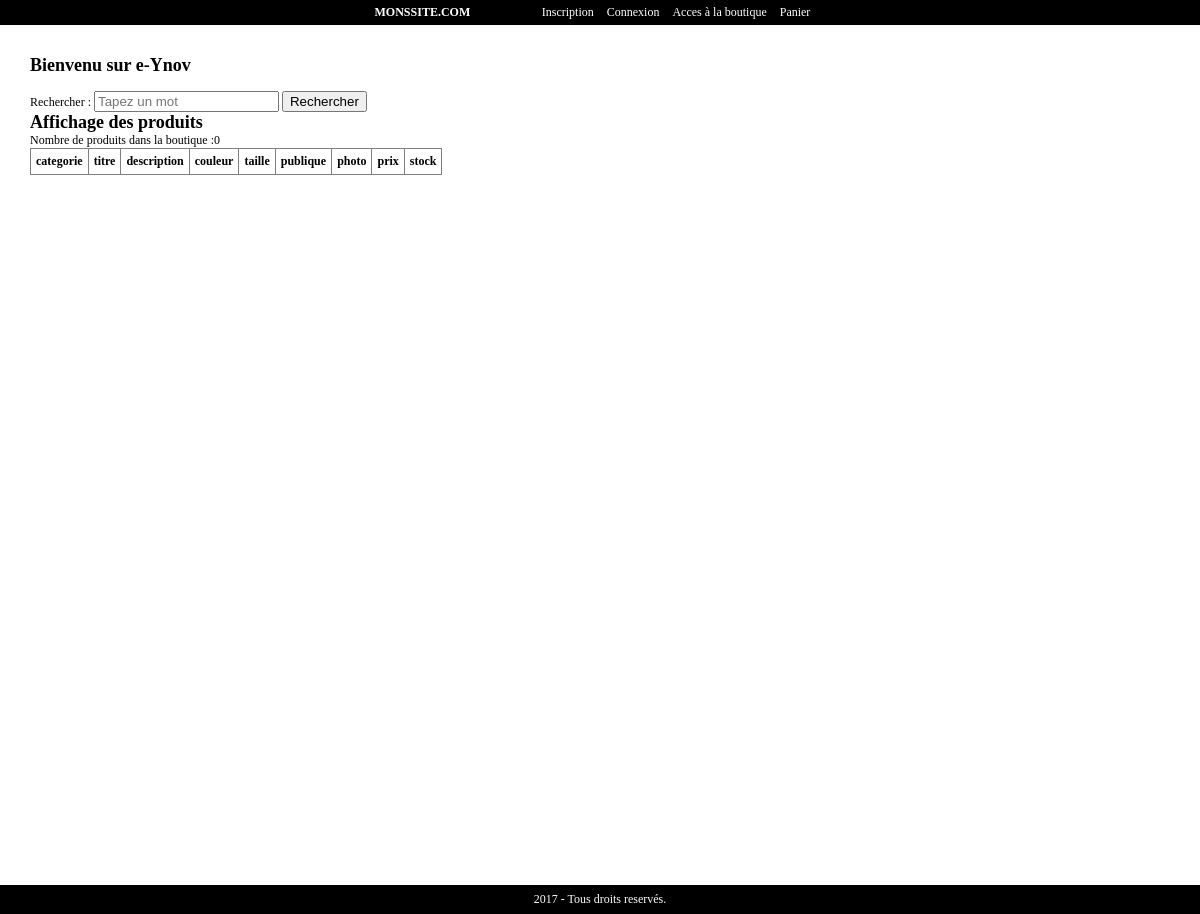
Before: /site/boutique.php with the older database file.
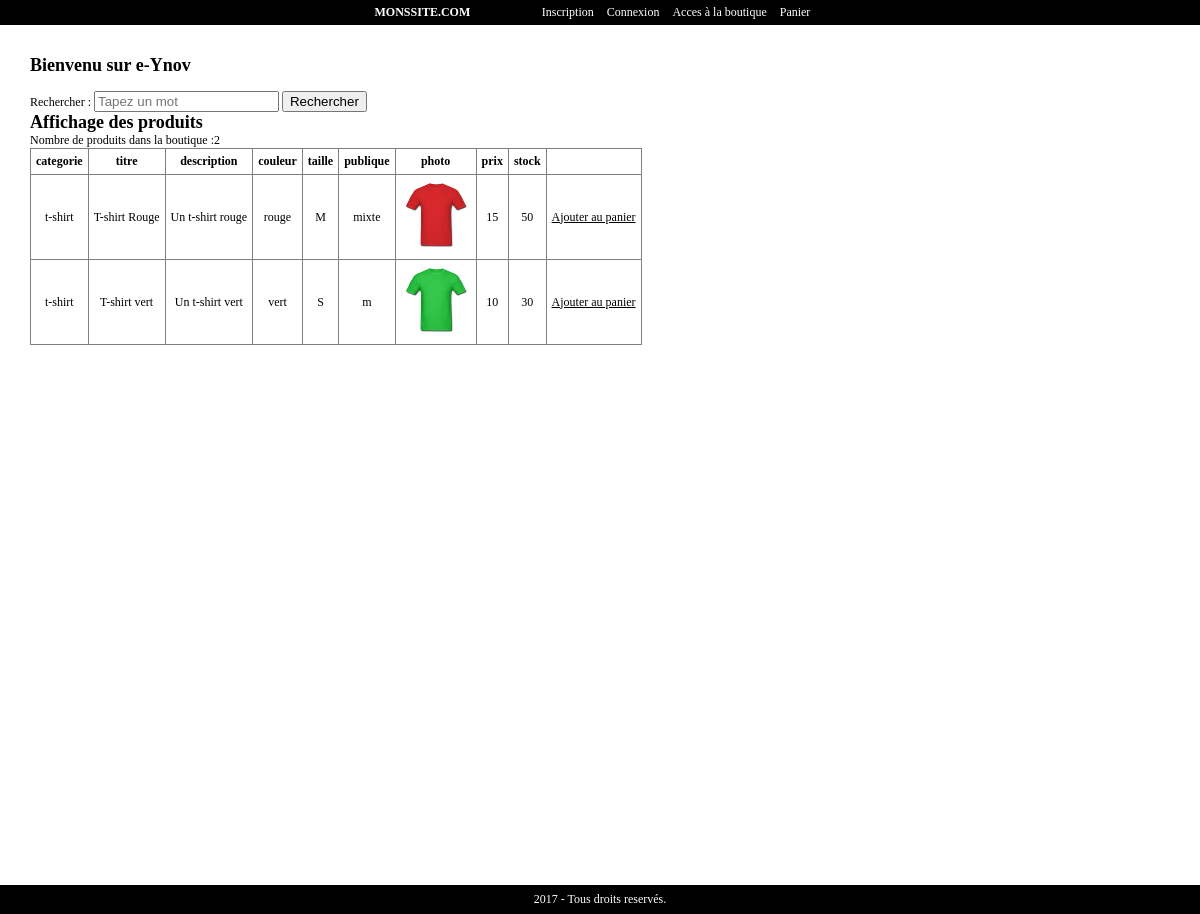
After: the same page with the newer database file.
### tables this page shows
CREATE TABLE `produit` (
  `id_produit` int(3) NOT NULL,
  `reference` varchar(20) NOT NULL,
  `categorie` varchar(20) NOT NULL,
  `titre` varchar(100) NOT NULL,
  `description` text NOT NULL,
  `couleur` varchar(20) NOT NULL,
  `taille` varchar(5) NOT NULL,
  `publique` enum('m','f','mixte') NOT NULL,
  `photo` varchar(250) NOT NULL,
  `prix` int(3) NOT NULL,
  `stock` int(3) NOT NULL
);

### site/inc/fonction.inc.php (called while the page is built, shortened)
<?php
function executeRequete($req)
{
    global $mysqli;
    $resultat = $mysqli -> query($req);
    return $resultat;
}
function internauteEstConnecte() {
    if (!isset($_SESSION['membre'])) {
        return false;
    } else {
        return true;
    }
}

### site/inc/init.inc.php (called while the page is built, shortened)
<?php
$mysqli = new mysqli("localhost", "root", "", "site");
$mysqli-> set_charset('utf8');
$contenu = '';
require_once ("fonction.inc.php");

### site/boutique.php (the view, shortened to what this page needs)
<?php
require_once("inc/init.inc.php");
?>
<?php require_once("inc/haut.inc.php"); ?>
<h1>Bienvenu sur e-Ynov</h1>
<br/>
<form method="post" action="<?php echo $_SERVER['PHP_SELF']; ?>">
<label for="motcle">Rechercher : </label>
<input type="text" name="motcle" placeholder="Tapez un mot" size="20px">
<input type="submit" name="rechercher" value="Rechercher">
</form>
<?php
if(empty($_POST['motcle'])){
$resultat = executeRequete("SELECT * FROM produit");
    $contenu .= '<h2> Affichage des produits </h2>';
    $contenu .= 'Nombre de produits dans la boutique :' . $resultat->num_rows;
    $contenu .= '<table border="1"><tr>';
    while ($colonne = $resultat->fetch_field()) {
	    if ($colonne->name != 'id_produit' && $colonne->name != 'reference') {
	        $contenu .= '<th>' . $colonne->name . ' </th>';
	   	    }
    }
    while ($ligne = $resultat->fetch_assoc()) {
        $contenu .= '<tr>';
        foreach ($ligne as $item => $value) {
        	if ($item != 'id_produit' && $item != 'reference') {
	            if ($item == "photo") {
	                $contenu .= '<td> <img src="inc/img/photoProduit/' . $value . '" width = "70px" height = "70px"/></td>';
	            } else {
	                $contenu .= '<td>' . $value . '</td>';
	            }
        	}
        }
        $contenu .= '<td> <u><a href="?action=panier&id_produit = ' . $ligne['id_produit'] . '" onclick="return(alert ("Ajouté au panier"));">Ajouter au panier </a></u> </td>';
    }
        $contenu .= '</table>';
echo $contenu;
}
?>
<?php require_once("inc/bas.inc.php"); ?>

### site/inc/haut.inc.php (shortened to what this page needs)
<!DOCTYPE HTML>
<html>
    <head>
        <link rel="stylesheet" href="<?php echo RACINE_SITE; ?>inc/css/style.css"/>
    </head>
    <body>
    <header>
        <div class="conteneur">
            <span>
                <a href="<?php echo RACINE_SITE ?>" title="Mon site"> MonsSite.com</a>
            </span>
            <nav>
                <?php
                if (internauteEstConnecte()) {
                    echo '<a href="'.RACINE_SITE.'profil.php"> Mon profil </a>';
                    echo '<a href="'.RACINE_SITE.'boutique.php"> Accès à la boutique </a>';
                    echo '<a href="'.RACINE_SITE.'panier.php"> Mon Panier </a>';
                    echo '<a href="'.RACINE_SITE.'connexion.php?action=deconnexion"> Se déconnecter </a>';
                } else {
                    echo '<a href="'.RACINE_SITE.'inscription.php">Inscription </a>';
                    echo '<a href="'.RACINE_SITE.'connexion.php">Connexion </a>';
                    echo '<a href="'.RACINE_SITE.'boutique.php">Acces à la boutique </a>';
                    echo '<a href="'.RACINE_SITE.'panier.php">Panier </a>';
                }
                ?>
            </nav>
        </div>
    </header>
    <section>

### site/inc/bas.inc.php (shortened to what this page needs)
</section>
<footer>
    <div>
        <?php echo date('Y'); ?> - Tous droits reservés.
    </div>
</footer>
</body>
</html>

### site/inc/css/style.css (style rules this page uses)
* { margin: 0; }
body { font-family : verdana; font-size: 12px; }
a { text-decoration: none; color: #000; }
.conteneur { margin: 0 auto; max-width: 1170px; }
header { background: #000000; padding: 5px; text-align: center; }
header span { color: #fff; font-weight: bold; text-transform: uppercase; margin-right: 5%; }
header nav { display: inline; }
header a { color: #ffffff; text-decoration: none; padding: 5px 5px; }
section { overflow:auto; padding: 30px; min-height: 800px; }
footer { background: #000; color: white; text-align: center; padding: 7px 0; }
table { border-collapse: collapse; }
table tr td { text-align: center; }
td, th { padding: 5px; }

Changed rows visible on the page:
added produit: categorie "t-shirt", titre "T-shirt Rouge", description "Un t-shirt rouge", couleur "rouge", taille "M", publique "mixte", photo (picture), prix "15", stock "50"
added produit: categorie "t-shirt", titre "T-shirt vert", description "Un t-shirt vert", couleur "vert", taille "S", publique "m", photo (picture), prix "10", stock "30"
Other visible differences:
$contenu: "Nombre de produits dans la boutique :0" → "Nombre de produits dans la boutique :2"
